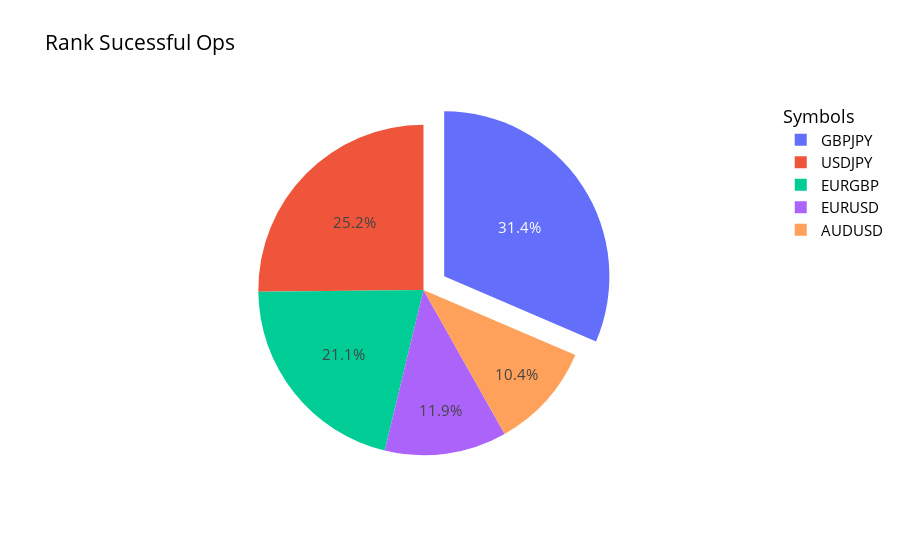

Notebook source saved alongside this figure:
### Markdown cell above
En este grafico....

### Code cell
# Ponderacion operaciones ganadoras, CCC
vs.plot_pie_graph(dt.df_2_tabla_c)

### Figure 1 — Plotly figure (JSON) as saved in the notebook; plotly's stock layout.template omitted (floating-point values rounded to 4 significant figures)
{"data": [{"labels": ["GBPJPY", "USDJPY", "EURGBP", "EURUSD", "AUDUSD"], "pull": [0.15, 0, 0, 0], "type": "pie", "values": [1, 0.8, 0.67, 0.38, 0.33]}], "layout": {"font": {"color": "black", "size": 15}, "legend": {"title": {"text": "Symbols"}}, "title": {"text": "Rank Sucessful Ops"}}}
